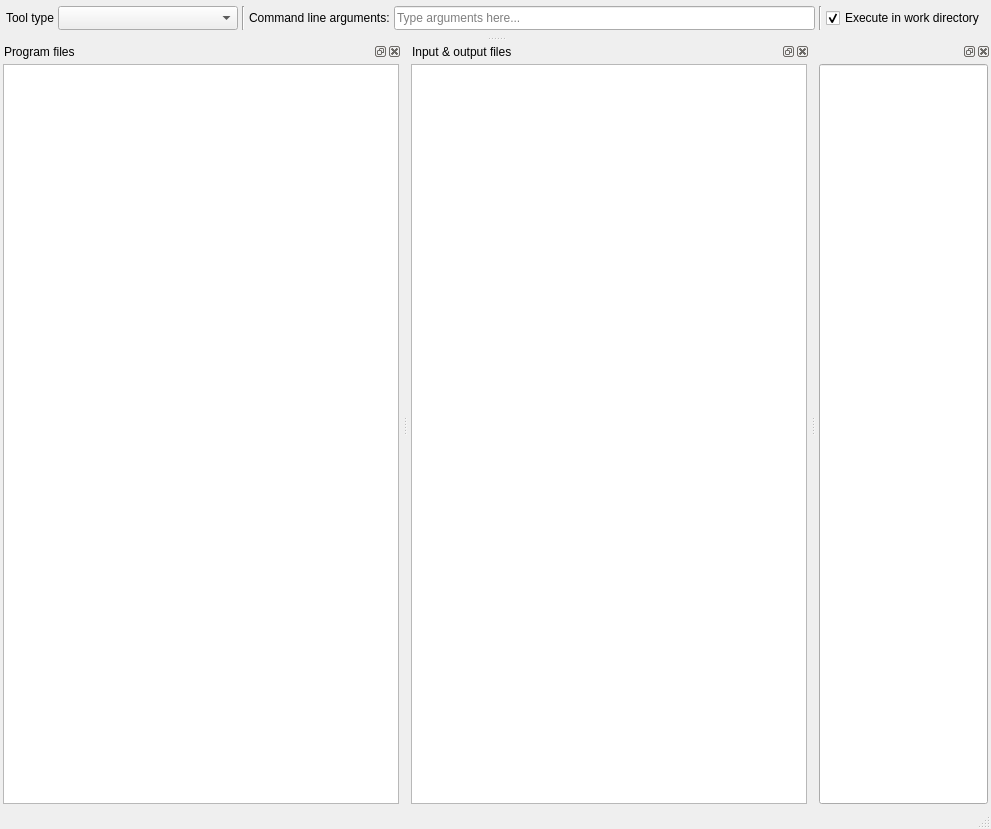
<?xml version="1.0" encoding="UTF-8"?>
<ui version="4.0">
 <class>MainWindow</class>
 <widget class="QMainWindow" name="MainWindow">
  <property name="geometry">
   <rect>
    <x>0</x>
    <y>0</y>
    <width>991</width>
    <height>829</height>
   </rect>
  </property>
  <property name="windowTitle">
   <string>Tool Specification Editor</string>
  </property>
  <property name="dockNestingEnabled">
   <bool>true</bool>
  </property>
  <widget class="QWidget" name="centralwidget">
   <property name="sizePolicy">
    <sizepolicy hsizetype="Preferred" vsizetype="Fixed">
     <horstretch>0</horstretch>
     <verstretch>0</verstretch>
    </sizepolicy>
   </property>
   <layout class="QHBoxLayout" name="horizontalLayout_7">
    <property name="spacing">
     <number>4</number>
    </property>
    <property name="leftMargin">
     <number>6</number>
    </property>
    <property name="topMargin">
     <number>6</number>
    </property>
    <property name="rightMargin">
     <number>6</number>
    </property>
    <property name="bottomMargin">
     <number>6</number>
    </property>
    <item>
     <widget class="QLabel" name="label_tooltype">
      <property name="text">
       <string>Tool type</string>
      </property>
     </widget>
    </item>
    <item>
     <widget class="QComboBox" name="comboBox_tooltype">
      <property name="sizePolicy">
       <sizepolicy hsizetype="Preferred" vsizetype="Fixed">
        <horstretch>0</horstretch>
        <verstretch>0</verstretch>
       </sizepolicy>
      </property>
      <property name="minimumSize">
       <size>
        <width>180</width>
        <height>24</height>
       </size>
      </property>
      <property name="maximumSize">
       <size>
        <width>16777215</width>
        <height>24</height>
       </size>
      </property>
      <property name="toolTip">
       <string>&lt;html&gt;&lt;head/&gt;&lt;body&gt;&lt;p&gt;Tool specification type&lt;/p&gt;&lt;/body&gt;&lt;/html&gt;</string>
      </property>
      <property name="currentText">
       <string/>
      </property>
     </widget>
    </item>
    <item>
     <widget class="Line" name="line">
      <property name="orientation">
       <enum>Qt::Vertical</enum>
      </property>
     </widget>
    </item>
    <item>
     <widget class="QLabel" name="label_3">
      <property name="text">
       <string>Command line arguments:</string>
      </property>
     </widget>
    </item>
    <item>
     <widget class="QLineEdit" name="lineEdit_args">
      <property name="sizePolicy">
       <sizepolicy hsizetype="Expanding" vsizetype="Fixed">
        <horstretch>0</horstretch>
        <verstretch>0</verstretch>
       </sizepolicy>
      </property>
      <property name="minimumSize">
       <size>
        <width>220</width>
        <height>24</height>
       </size>
      </property>
      <property name="maximumSize">
       <size>
        <width>5000</width>
        <height>24</height>
       </size>
      </property>
      <property name="toolTip">
       <string>&lt;html&gt;&lt;head/&gt;&lt;body&gt;&lt;p&gt;Command line arguments (space-delimited) for the main program (optional). Use '@@' tags to refer to input files or URLs, see the User Guide for details.&lt;/p&gt;&lt;/body&gt;&lt;/html&gt;</string>
      </property>
      <property name="placeholderText">
       <string>Type arguments here...</string>
      </property>
      <property name="clearButtonEnabled">
       <bool>true</bool>
      </property>
     </widget>
    </item>
    <item>
     <widget class="Line" name="line_2">
      <property name="orientation">
       <enum>Qt::Vertical</enum>
      </property>
     </widget>
    </item>
    <item>
     <widget class="QCheckBox" name="checkBox_execute_in_work">
      <property name="toolTip">
       <string>&lt;html&gt;&lt;head/&gt;&lt;body&gt;&lt;p&gt;If checked, Tool specification is executed in a work directory (default).&lt;/p&gt;&lt;p&gt;If unchecked, Tool specification is executed in main program file directory.&lt;/p&gt;&lt;p&gt;It is recommended to uncheck this for &lt;span style=&quot; font-weight:600;&quot;&gt;Executable&lt;/span&gt; Tool specifications.&lt;/p&gt;&lt;/body&gt;&lt;/html&gt;</string>
      </property>
      <property name="text">
       <string>Execute in work directory</string>
      </property>
      <property name="checked">
       <bool>true</bool>
      </property>
     </widget>
    </item>
   </layout>
  </widget>
  <widget class="QStatusBar" name="statusbar"/>
  <widget class="QDockWidget" name="dockWidget_program_files">
   <property name="allowedAreas">
    <set>Qt::BottomDockWidgetArea</set>
   </property>
   <property name="windowTitle">
    <string>Program files</string>
   </property>
   <attribute name="dockWidgetArea">
    <number>8</number>
   </attribute>
   <widget class="QWidget" name="dockWidgetContents_4">
    <layout class="QVBoxLayout" name="verticalLayout">
     <property name="spacing">
      <number>2</number>
     </property>
     <property name="leftMargin">
      <number>3</number>
     </property>
     <property name="topMargin">
      <number>3</number>
     </property>
     <property name="rightMargin">
      <number>3</number>
     </property>
     <property name="bottomMargin">
      <number>3</number>
     </property>
     <item>
      <widget class="SourcesTreeView" name="treeView_programfiles">
       <property name="sizePolicy">
        <sizepolicy hsizetype="Expanding" vsizetype="Expanding">
         <horstretch>0</horstretch>
         <verstretch>100</verstretch>
        </sizepolicy>
       </property>
       <property name="font">
        <font>
         <pointsize>11</pointsize>
        </font>
       </property>
       <property name="focusPolicy">
        <enum>Qt::StrongFocus</enum>
       </property>
       <property name="acceptDrops">
        <bool>true</bool>
       </property>
       <property name="lineWidth">
        <number>1</number>
       </property>
       <property name="selectionMode">
        <enum>QAbstractItemView::ExtendedSelection</enum>
       </property>
       <property name="textElideMode">
        <enum>Qt::ElideLeft</enum>
       </property>
       <property name="verticalScrollMode">
        <enum>QAbstractItemView::ScrollPerPixel</enum>
       </property>
       <attribute name="headerVisible">
        <bool>false</bool>
       </attribute>
      </widget>
     </item>
    </layout>
   </widget>
  </widget>
  <widget class="QDockWidget" name="dockWidget_io_files">
   <property name="allowedAreas">
    <set>Qt::BottomDockWidgetArea</set>
   </property>
   <property name="windowTitle">
    <string>Input &amp; output files</string>
   </property>
   <attribute name="dockWidgetArea">
    <number>8</number>
   </attribute>
   <widget class="QWidget" name="dockWidgetContents_2">
    <layout class="QVBoxLayout" name="verticalLayout_7">
     <property name="spacing">
      <number>2</number>
     </property>
     <property name="leftMargin">
      <number>3</number>
     </property>
     <property name="topMargin">
      <number>3</number>
     </property>
     <property name="rightMargin">
      <number>3</number>
     </property>
     <property name="bottomMargin">
      <number>3</number>
     </property>
     <item>
      <widget class="CustomTreeView" name="treeView_io_files">
       <property name="selectionMode">
        <enum>QAbstractItemView::ExtendedSelection</enum>
       </property>
       <property name="textElideMode">
        <enum>Qt::ElideLeft</enum>
       </property>
       <property name="verticalScrollMode">
        <enum>QAbstractItemView::ScrollPerPixel</enum>
       </property>
       <attribute name="headerVisible">
        <bool>false</bool>
       </attribute>
      </widget>
     </item>
    </layout>
   </widget>
  </widget>
  <widget class="QDockWidget" name="dockWidget_program">
   <property name="allowedAreas">
    <set>Qt::BottomDockWidgetArea</set>
   </property>
   <property name="windowTitle">
    <string/>
   </property>
   <attribute name="dockWidgetArea">
    <number>8</number>
   </attribute>
   <widget class="QWidget" name="dockWidgetContents">
    <layout class="QVBoxLayout" name="verticalLayout_8">
     <property name="spacing">
      <number>2</number>
     </property>
     <property name="leftMargin">
      <number>3</number>
     </property>
     <property name="topMargin">
      <number>3</number>
     </property>
     <property name="rightMargin">
      <number>3</number>
     </property>
     <property name="bottomMargin">
      <number>3</number>
     </property>
     <item>
      <widget class="MainProgramTextEdit" name="textEdit_program">
       <property name="sizePolicy">
        <sizepolicy hsizetype="Expanding" vsizetype="Expanding">
         <horstretch>0</horstretch>
         <verstretch>0</verstretch>
        </sizepolicy>
       </property>
      </widget>
     </item>
    </layout>
   </widget>
  </widget>
  <action name="actionNew_main_program_file">
   <property name="icon">
    <iconset resource="../../ui/resources/resources_icons.qrc">
     <normaloff>:/icons/file-regular.svg</normaloff>:/icons/file-regular.svg</iconset>
   </property>
   <property name="text">
    <string>New main program file</string>
   </property>
   <property name="toolTip">
    <string>&lt;html&gt;&lt;head/&gt;&lt;body&gt;&lt;p&gt;Create new main program file&lt;/p&gt;&lt;/body&gt;&lt;/html&gt;</string>
   </property>
  </action>
  <action name="actionSelect_main_program_file">
   <property name="icon">
    <iconset resource="../../ui/resources/resources_icons.qrc">
     <normaloff>:/icons/file.svg</normaloff>:/icons/file.svg</iconset>
   </property>
   <property name="text">
    <string>Select main program file</string>
   </property>
   <property name="toolTip">
    <string>&lt;html&gt;&lt;head/&gt;&lt;body&gt;&lt;p&gt;Select existing main program file from your computer&lt;/p&gt;&lt;/body&gt;&lt;/html&gt;</string>
   </property>
  </action>
  <action name="actionAdd_program_file">
   <property name="icon">
    <iconset resource="../../ui/resources/resources_icons.qrc">
     <normaloff>:/icons/file.svg</normaloff>:/icons/file.svg</iconset>
   </property>
   <property name="text">
    <string>Add program files</string>
   </property>
   <property name="toolTip">
    <string>&lt;html&gt;&lt;head/&gt;&lt;body&gt;&lt;p&gt;Add additional program files from your computer&lt;/p&gt;&lt;/body&gt;&lt;/html&gt;</string>
   </property>
  </action>
  <action name="actionAdd_program_directory">
   <property name="icon">
    <iconset resource="../../ui/resources/resources_icons.qrc">
     <normaloff>:/icons/folder.svg</normaloff>:/icons/folder.svg</iconset>
   </property>
   <property name="text">
    <string>Add program directory</string>
   </property>
   <property name="toolTip">
    <string>&lt;html&gt;&lt;head/&gt;&lt;body&gt;&lt;p&gt;Add additional program directory from your computer&lt;/p&gt;&lt;/body&gt;&lt;/html&gt;</string>
   </property>
  </action>
  <action name="actionRemove_selected_program_files">
   <property name="enabled">
    <bool>false</bool>
   </property>
   <property name="icon">
    <iconset resource="../../ui/resources/resources_icons.qrc">
     <normaloff>:/icons/trash-alt.svg</normaloff>:/icons/trash-alt.svg</iconset>
   </property>
   <property name="text">
    <string>Remove selected program files</string>
   </property>
   <property name="toolTip">
    <string>&lt;!DOCTYPE HTML PUBLIC &quot;-//W3C//DTD HTML 4.0//EN&quot; &quot;http://www.w3.org/TR/REC-html40/strict.dtd&quot;&gt;
&lt;html&gt;&lt;head&gt;&lt;meta name=&quot;qrichtext&quot; content=&quot;1&quot; /&gt;&lt;style type=&quot;text/css&quot;&gt;
p, li { white-space: pre-wrap; }
&lt;/style&gt;&lt;/head&gt;&lt;body style=&quot; font-family:'Cantarell'; font-size:11pt; font-weight:400; font-style:normal;&quot;&gt;
&lt;p style=&quot; margin-top:0px; margin-bottom:0px; margin-left:0px; margin-right:0px; -qt-block-indent:0; text-indent:0px;&quot;&gt;Remove selected additional program files&lt;/p&gt;&lt;/body&gt;&lt;/html&gt;</string>
   </property>
  </action>
  <action name="actionAdd_input_files">
   <property name="icon">
    <iconset resource="../../ui/resources/resources_icons.qrc">
     <normaloff>:/icons/file-link.svg</normaloff>:/icons/file-link.svg</iconset>
   </property>
   <property name="text">
    <string>Add input files</string>
   </property>
   <property name="toolTip">
    <string>&lt;html&gt;&lt;head/&gt;&lt;body&gt;&lt;p&gt;Add input files and/or directories. Examples:&lt;/p&gt;&lt;p&gt;'data.csv'&lt;/p&gt;&lt;p&gt;'input/data.csv'&lt;/p&gt;&lt;p&gt;'input/'&lt;/p&gt;&lt;p&gt;'output/'&lt;/p&gt;&lt;/body&gt;&lt;/html&gt;</string>
   </property>
  </action>
  <action name="actionRemove_selected_input_files">
   <property name="enabled">
    <bool>false</bool>
   </property>
   <property name="icon">
    <iconset resource="../../ui/resources/resources_icons.qrc">
     <normaloff>:/icons/trash-alt.svg</normaloff>:/icons/trash-alt.svg</iconset>
   </property>
   <property name="text">
    <string>Remove selected input files</string>
   </property>
   <property name="toolTip">
    <string>&lt;html&gt;&lt;head/&gt;&lt;body&gt;&lt;p&gt;Remove selected input files&lt;/p&gt;&lt;/body&gt;&lt;/html&gt;</string>
   </property>
  </action>
  <action name="actionAdd_opt_input_files">
   <property name="icon">
    <iconset resource="../../ui/resources/resources_icons.qrc">
     <normaloff>:/icons/file-link.svg</normaloff>:/icons/file-link.svg</iconset>
   </property>
   <property name="text">
    <string>Add optional input files</string>
   </property>
   <property name="toolTip">
    <string>&lt;!DOCTYPE HTML PUBLIC &quot;-//W3C//DTD HTML 4.0//EN&quot; &quot;http://www.w3.org/TR/REC-html40/strict.dtd&quot;&gt;
&lt;html&gt;&lt;head&gt;&lt;meta name=&quot;qrichtext&quot; content=&quot;1&quot; /&gt;&lt;style type=&quot;text/css&quot;&gt;
p, li { white-space: pre-wrap; }
&lt;/style&gt;&lt;/head&gt;&lt;body style=&quot; font-family:'Cantarell'; font-size:11pt; font-weight:400; font-style:normal;&quot;&gt;
&lt;p style=&quot; margin-top:0px; margin-bottom:0px; margin-left:0px; margin-right:0px; -qt-block-indent:0; text-indent:0px;&quot;&gt;Add optional input files&lt;/p&gt;&lt;/body&gt;&lt;/html&gt;</string>
   </property>
  </action>
  <action name="actionRemove_selected_opt_input_files">
   <property name="enabled">
    <bool>false</bool>
   </property>
   <property name="icon">
    <iconset resource="../../ui/resources/resources_icons.qrc">
     <normaloff>:/icons/trash-alt.svg</normaloff>:/icons/trash-alt.svg</iconset>
   </property>
   <property name="text">
    <string>Remove selected optional input files</string>
   </property>
   <property name="toolTip">
    <string>&lt;!DOCTYPE HTML PUBLIC &quot;-//W3C//DTD HTML 4.0//EN&quot; &quot;http://www.w3.org/TR/REC-html40/strict.dtd&quot;&gt;
&lt;html&gt;&lt;head&gt;&lt;meta name=&quot;qrichtext&quot; content=&quot;1&quot; /&gt;&lt;style type=&quot;text/css&quot;&gt;
p, li { white-space: pre-wrap; }
&lt;/style&gt;&lt;/head&gt;&lt;body style=&quot; font-family:'Cantarell'; font-size:11pt; font-weight:400; font-style:normal;&quot;&gt;
&lt;p style=&quot; margin-top:0px; margin-bottom:0px; margin-left:0px; margin-right:0px; -qt-block-indent:0; text-indent:0px;&quot;&gt;Remove selected optional input files&lt;/p&gt;&lt;/body&gt;&lt;/html&gt;</string>
   </property>
  </action>
  <action name="actionAdd_output_files">
   <property name="icon">
    <iconset resource="../../ui/resources/resources_icons.qrc">
     <normaloff>:/icons/file-link.svg</normaloff>:/icons/file-link.svg</iconset>
   </property>
   <property name="text">
    <string>Add output files</string>
   </property>
   <property name="toolTip">
    <string>&lt;!DOCTYPE HTML PUBLIC &quot;-//W3C//DTD HTML 4.0//EN&quot; &quot;http://www.w3.org/TR/REC-html40/strict.dtd&quot;&gt;
&lt;html&gt;&lt;head&gt;&lt;meta name=&quot;qrichtext&quot; content=&quot;1&quot; /&gt;&lt;style type=&quot;text/css&quot;&gt;
p, li { white-space: pre-wrap; }
&lt;/style&gt;&lt;/head&gt;&lt;body style=&quot; font-family:'Cantarell'; font-size:11pt; font-weight:400; font-style:normal;&quot;&gt;
&lt;p style=&quot; margin-top:0px; margin-bottom:0px; margin-left:0px; margin-right:0px; -qt-block-indent:0; text-indent:0px;&quot;&gt;Add output files&lt;/p&gt;&lt;/body&gt;&lt;/html&gt;</string>
   </property>
  </action>
  <action name="actionRemove_selected_output_files">
   <property name="enabled">
    <bool>false</bool>
   </property>
   <property name="icon">
    <iconset resource="../../ui/resources/resources_icons.qrc">
     <normaloff>:/icons/trash-alt.svg</normaloff>:/icons/trash-alt.svg</iconset>
   </property>
   <property name="text">
    <string>Remove selected output files</string>
   </property>
   <property name="toolTip">
    <string>&lt;!DOCTYPE HTML PUBLIC &quot;-//W3C//DTD HTML 4.0//EN&quot; &quot;http://www.w3.org/TR/REC-html40/strict.dtd&quot;&gt;
&lt;html&gt;&lt;head&gt;&lt;meta name=&quot;qrichtext&quot; content=&quot;1&quot; /&gt;&lt;style type=&quot;text/css&quot;&gt;
p, li { white-space: pre-wrap; }
&lt;/style&gt;&lt;/head&gt;&lt;body style=&quot; font-family:'Cantarell'; font-size:11pt; font-weight:400; font-style:normal;&quot;&gt;
&lt;p style=&quot; margin-top:0px; margin-bottom:0px; margin-left:0px; margin-right:0px; -qt-block-indent:0; text-indent:0px;&quot;&gt;Remove selected output files&lt;/p&gt;&lt;/body&gt;&lt;/html&gt;</string>
   </property>
  </action>
  <action name="actionNew_program_file">
   <property name="icon">
    <iconset resource="../../ui/resources/resources_icons.qrc">
     <normaloff>:/icons/file-regular.svg</normaloff>:/icons/file-regular.svg</iconset>
   </property>
   <property name="text">
    <string>New program file</string>
   </property>
   <property name="toolTip">
    <string>&lt;!DOCTYPE HTML PUBLIC &quot;-//W3C//DTD HTML 4.0//EN&quot; &quot;http://www.w3.org/TR/REC-html40/strict.dtd&quot;&gt;
&lt;html&gt;&lt;head&gt;&lt;meta name=&quot;qrichtext&quot; content=&quot;1&quot; /&gt;&lt;style type=&quot;text/css&quot;&gt;
p, li { white-space: pre-wrap; }
&lt;/style&gt;&lt;/head&gt;&lt;body style=&quot; font-family:'Cantarell'; font-size:11pt; font-weight:400; font-style:normal;&quot;&gt;
&lt;p style=&quot; margin-top:0px; margin-bottom:0px; margin-left:0px; margin-right:0px; -qt-block-indent:0; text-indent:0px;&quot;&gt;Create new additional program file&lt;/p&gt;&lt;/body&gt;&lt;/html&gt;</string>
   </property>
  </action>
  <action name="actionSave_program_file">
   <property name="enabled">
    <bool>false</bool>
   </property>
   <property name="text">
    <string>Save program file</string>
   </property>
   <property name="shortcut">
    <string>Ctrl+Shift+S</string>
   </property>
  </action>
 </widget>
 <customwidgets>
  <customwidget>
   <class>CustomTreeView</class>
   <extends>QTreeView</extends>
   <header>spinetoolbox/widgets/custom_qtreeview.h</header>
  </customwidget>
  <customwidget>
   <class>SourcesTreeView</class>
   <extends>QTreeView</extends>
   <header>spinetoolbox/widgets/custom_qtreeview.h</header>
  </customwidget>
  <customwidget>
   <class>MainProgramTextEdit</class>
   <extends>QLineEdit</extends>
   <header>spine_items/tool/widgets/main_program_text_edit.h</header>
  </customwidget>
 </customwidgets>
 <resources>
  <include location="../../ui/resources/resources_icons.qrc"/>
 </resources>
 <connections/>
</ui>
